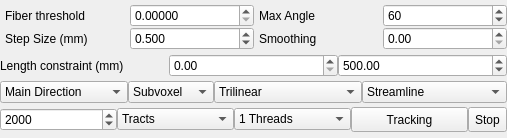
  <widget class="QDockWidget" name="dockWidget_3">
   <property name="sizePolicy">
    <sizepolicy hsizetype="Preferred" vsizetype="Preferred">
     <horstretch>0</horstretch>
     <verstretch>0</verstretch>
    </sizepolicy>
   </property>
   <property name="minimumSize">
    <size>
     <width>445</width>
     <height>138</height>
    </size>
   </property>
   <property name="maximumSize">
    <size>
     <width>65535</width>
     <height>150</height>
    </size>
   </property>
   <property name="windowTitle">
    <string>Step2: setup parameters and perform tracking</string>
   </property>
   <attribute name="dockWidgetArea">
    <number>1</number>
   </attribute>
   <widget class="QWidget" name="dockWidgetContents_3">
    <layout class="QVBoxLayout" name="verticalLayout_2">
     <property name="spacing">
      <number>0</number>
     </property>
     <property name="margin">
      <number>0</number>
     </property>
     <item>
      <layout class="QGridLayout" name="gridLayout">
       <property name="leftMargin">
        <number>0</number>
       </property>
       <property name="topMargin">
        <number>0</number>
       </property>
       <property name="bottomMargin">
        <number>0</number>
       </property>
       <property name="spacing">
        <number>0</number>
       </property>
       <item row="3" column="0">
        <layout class="QHBoxLayout" name="horizontalLayout_9">
         <property name="spacing">
          <number>0</number>
         </property>
         <property name="leftMargin">
          <number>5</number>
         </property>
         <item>
          <widget class="QLabel" name="label">
           <property name="text">
            <string>Fiber threshold</string>
           </property>
          </widget>
         </item>
         <item>
          <widget class="QDoubleSpinBox" name="fa_threshold">
           <property name="sizePolicy">
            <sizepolicy hsizetype="Preferred" vsizetype="Fixed">
             <horstretch>0</horstretch>
             <verstretch>0</verstretch>
            </sizepolicy>
           </property>
           <property name="decimals">
            <number>5</number>
           </property>
           <property name="maximum">
            <double>99.989999999999995</double>
           </property>
           <property name="singleStep">
            <double>0.010000000000000</double>
           </property>
          </widget>
         </item>
        </layout>
       </item>
       <item row="3" column="1">
        <layout class="QHBoxLayout" name="horizontalLayout_10">
         <property name="spacing">
          <number>0</number>
         </property>
         <property name="leftMargin">
          <number>5</number>
         </property>
         <item>
          <widget class="QLabel" name="label_2">
           <property name="text">
            <string>Max Angle</string>
           </property>
          </widget>
         </item>
         <item>
          <widget class="QSpinBox" name="turning_angle">
           <property name="sizePolicy">
            <sizepolicy hsizetype="Preferred" vsizetype="Fixed">
             <horstretch>0</horstretch>
             <verstretch>0</verstretch>
            </sizepolicy>
           </property>
           <property name="suffix">
            <string/>
           </property>
           <property name="maximum">
            <number>90</number>
           </property>
           <property name="singleStep">
            <number>5</number>
           </property>
           <property name="value">
            <number>60</number>
           </property>
          </widget>
         </item>
        </layout>
       </item>
       <item row="10" column="0">
        <layout class="QHBoxLayout" name="horizontalLayout_11">
         <property name="spacing">
          <number>0</number>
         </property>
         <property name="leftMargin">
          <number>5</number>
         </property>
         <item>
          <widget class="QLabel" name="label_5">
           <property name="text">
            <string>Step Size (mm)</string>
           </property>
          </widget>
         </item>
         <item>
          <widget class="QDoubleSpinBox" name="step_size">
           <property name="sizePolicy">
            <sizepolicy hsizetype="Preferred" vsizetype="Fixed">
             <horstretch>0</horstretch>
             <verstretch>0</verstretch>
            </sizepolicy>
           </property>
           <property name="decimals">
            <number>3</number>
           </property>
           <property name="minimum">
            <double>0.001000000000000</double>
           </property>
           <property name="maximum">
            <double>100.000000000000000</double>
           </property>
           <property name="singleStep">
            <double>0.500000000000000</double>
           </property>
           <property name="value">
            <double>0.500000000000000</double>
           </property>
          </widget>
         </item>
        </layout>
       </item>
       <item row="10" column="1">
        <layout class="QHBoxLayout" name="horizontalLayout_12">
         <property name="spacing">
          <number>0</number>
         </property>
         <property name="leftMargin">
          <number>5</number>
         </property>
         <item>
          <widget class="QLabel" name="label_4">
           <property name="text">
            <string>Smoothing</string>
           </property>
          </widget>
         </item>
         <item>
          <widget class="QDoubleSpinBox" name="smoothing">
           <property name="sizePolicy">
            <sizepolicy hsizetype="Preferred" vsizetype="Fixed">
             <horstretch>0</horstretch>
             <verstretch>0</verstretch>
            </sizepolicy>
           </property>
           <property name="maximum">
            <double>1.000000000000000</double>
           </property>
           <property name="singleStep">
            <double>0.100000000000000</double>
           </property>
          </widget>
         </item>
        </layout>
       </item>
      </layout>
     </item>
     <item>
      <layout class="QHBoxLayout" name="horizontalLayout">
       <property name="spacing">
        <number>0</number>
       </property>
       <item>
        <widget class="QLabel" name="label_7">
         <property name="text">
          <string>Length constraint (mm)</string>
         </property>
        </widget>
       </item>
       <item>
        <widget class="QDoubleSpinBox" name="min_length">
         <property name="sizePolicy">
          <sizepolicy hsizetype="Preferred" vsizetype="Fixed">
           <horstretch>0</horstretch>
           <verstretch>0</verstretch>
          </sizepolicy>
         </property>
         <property name="maximum">
          <double>1000.000000000000000</double>
         </property>
         <property name="singleStep">
          <double>5.000000000000000</double>
         </property>
         <property name="value">
          <double>0.000000000000000</double>
         </property>
        </widget>
       </item>
       <item>
        <widget class="QDoubleSpinBox" name="max_length">
         <property name="sizePolicy">
          <sizepolicy hsizetype="Preferred" vsizetype="Fixed">
           <horstretch>0</horstretch>
           <verstretch>0</verstretch>
          </sizepolicy>
         </property>
         <property name="minimum">
          <double>1.000000000000000</double>
         </property>
         <property name="maximum">
          <double>10000.000000000000000</double>
         </property>
         <property name="singleStep">
          <double>10.000000000000000</double>
         </property>
         <property name="value">
          <double>500.000000000000000</double>
         </property>
        </widget>
       </item>
      </layout>
     </item>
     <item>
      <layout class="QHBoxLayout" name="horizontalLayout_3">
       <property name="spacing">
        <number>0</number>
       </property>
       <item>
        <widget class="QComboBox" name="initial_direction">
         <property name="sizePolicy">
          <sizepolicy hsizetype="Preferred" vsizetype="Fixed">
           <horstretch>0</horstretch>
           <verstretch>0</verstretch>
          </sizepolicy>
         </property>
         <property name="currentIndex">
          <number>0</number>
         </property>
         <item>
          <property name="text">
           <string>Main Direction</string>
          </property>
         </item>
         <item>
          <property name="text">
           <string>Random Direction</string>
          </property>
         </item>
        </widget>
       </item>
       <item>
        <widget class="QComboBox" name="seed_plan">
         <property name="sizePolicy">
          <sizepolicy hsizetype="Preferred" vsizetype="Fixed">
           <horstretch>0</horstretch>
           <verstretch>0</verstretch>
          </sizepolicy>
         </property>
         <item>
          <property name="text">
           <string>Subvoxel</string>
          </property>
         </item>
         <item>
          <property name="text">
           <string>Voxelwise</string>
          </property>
         </item>
        </widget>
       </item>
       <item>
        <widget class="QComboBox" name="interpolation">
         <property name="sizePolicy">
          <sizepolicy hsizetype="Preferred" vsizetype="Fixed">
           <horstretch>0</horstretch>
           <verstretch>0</verstretch>
          </sizepolicy>
         </property>
         <item>
          <property name="text">
           <string>Trilinear</string>
          </property>
         </item>
         <item>
          <property name="text">
           <string>Gaussian radial basis</string>
          </property>
         </item>
         <item>
          <property name="text">
           <string>Nearest neighbor</string>
          </property>
         </item>
        </widget>
       </item>
       <item>
        <widget class="QComboBox" name="tracking_method">
         <property name="sizePolicy">
          <sizepolicy hsizetype="Preferred" vsizetype="Fixed">
           <horstretch>0</horstretch>
           <verstretch>0</verstretch>
          </sizepolicy>
         </property>
         <item>
          <property name="text">
           <string>Streamline</string>
          </property>
         </item>
         <item>
          <property name="text">
           <string>RK4</string>
          </property>
         </item>
         <item>
          <property name="text">
           <string>Streamline relocation</string>
          </property>
         </item>
        </widget>
       </item>
      </layout>
     </item>
     <item>
      <layout class="QHBoxLayout" name="horizontalLayout_5">
       <property name="spacing">
        <number>0</number>
       </property>
       <item>
        <widget class="QSpinBox" name="track_count">
         <property name="sizePolicy">
          <sizepolicy hsizetype="Preferred" vsizetype="Fixed">
           <horstretch>0</horstretch>
           <verstretch>0</verstretch>
          </sizepolicy>
         </property>
         <property name="minimum">
          <number>1</number>
         </property>
         <property name="maximum">
          <number>1000000000</number>
         </property>
         <property name="singleStep">
          <number>2000</number>
         </property>
         <property name="value">
          <number>2000</number>
         </property>
        </widget>
       </item>
       <item>
        <widget class="QComboBox" name="tracking_plan">
         <property name="sizePolicy">
          <sizepolicy hsizetype="Preferred" vsizetype="Fixed">
           <horstretch>0</horstretch>
           <verstretch>0</verstretch>
          </sizepolicy>
         </property>
         <property name="minimumSize">
          <size>
           <width>0</width>
           <height>0</height>
          </size>
         </property>
         <property name="currentIndex">
          <number>1</number>
         </property>
         <item>
          <property name="text">
           <string>Seeds</string>
          </property>
         </item>
         <item>
          <property name="text">
           <string>Tracts</string>
          </property>
         </item>
        </widget>
       </item>
       <item>
        <widget class="QComboBox" name="thread_count">
         <property name="sizePolicy">
          <sizepolicy hsizetype="Preferred" vsizetype="Fixed">
           <horstretch>0</horstretch>
           <verstretch>0</verstretch>
          </sizepolicy>
         </property>
         <item>
          <property name="text">
           <string>1 Threads</string>
          </property>
         </item>
         <item>
          <property name="text">
           <string>2 Threads</string>
          </property>
         </item>
         <item>
          <property name="text">
           <string>3 Threads</string>
          </property>
         </item>
         <item>
          <property name="text">
           <string>4 Threads</string>
          </property>
         </item>
         <item>
          <property name="text">
           <string>5 Threads</string>
          </property>
         </item>
         <item>
          <property name="text">
           <string>6 Threads</string>
          </property>
         </item>
         <item>
          <property name="text">
           <string>7 Threads</string>
          </property>
         </item>
         <item>
          <property name="text">
           <string>8 Threads</string>
          </property>
         </item>
         <item>
          <property name="text">
           <string>9 Threads</string>
          </property>
         </item>
         <item>
          <property name="text">
           <string>10 Threads</string>
          </property>
         </item>
         <item>
          <property name="text">
           <string>11 Threads</string>
          </property>
         </item>
         <item>
          <property name="text">
           <string>12 Threads</string>
          </property>
         </item>
        </widget>
       </item>
       <item>
        <widget class="QPushButton" name="perform_tracking">
         <property name="sizePolicy">
          <sizepolicy hsizetype="Preferred" vsizetype="Fixed">
           <horstretch>0</horstretch>
           <verstretch>0</verstretch>
          </sizepolicy>
         </property>
         <property name="maximumSize">
          <size>
           <width>16777215</width>
           <height>25</height>
          </size>
         </property>
         <property name="text">
          <string>Tracking</string>
         </property>
         <property name="icon">
          <iconset resource="../icons.qrc">
           <normaloff>:/icons/icons/run.xpm</normaloff>:/icons/icons/run.xpm</iconset>
         </property>
        </widget>
       </item>
       <item>
        <widget class="QToolButton" name="stopTracking">
         <property name="maximumSize">
          <size>
           <width>16777215</width>
           <height>25</height>
          </size>
         </property>
         <property name="text">
          <string>Stop</string>
         </property>
        </widget>
       </item>
      </layout>
     </item>
    </layout>
   </widget>
  </widget>
